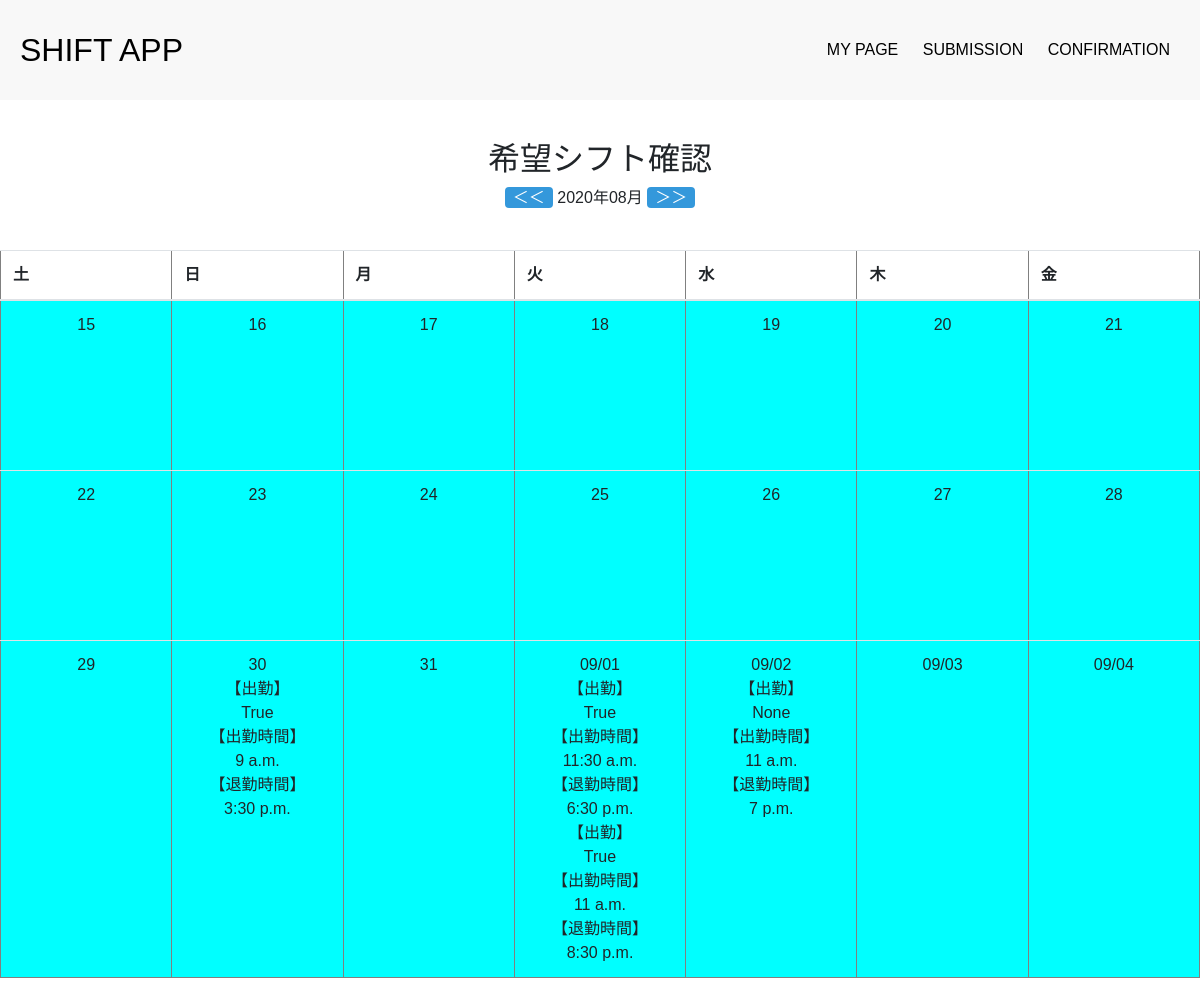
Screenshot of /user/1/month_with_schedule/2020/8/16 (signed in) with the database file from the repository.
### shift/models.py (models this page shows, shortened)
class Shift(models.Model):
    user = models.ForeignKey(settings.AUTH_USER_MODEL, verbose_name='ユーザー', on_delete=models.SET_NULL, blank=True, null=True)
    date = models.DateField('日付')
    is_work = models.BooleanField(verbose_name='出勤', default=False, null=True)
    all_day = models.BooleanField(verbose_name='終日', default=False)
    start_time = models.TimeField(verbose_name='開始時間',default=datetime.time(8,0))
    end_time = models.TimeField(verbose_name='終了時刻',default=datetime.time(17,0))
    create_at = models.DateTimeField(default=timezone.now)

### shift/views.py (the view)
class MonthWithScheduleCalendar(LoginRequiredMixin, mixins.MonthWithScheduleMixin, generic.TemplateView):
    template_name = 'shift/month_with_schedule.html'
    model = Shift
    date_field = 'date'
    def get_context_data(self, **kwargs):
        context = super().get_context_data(**kwargs)
        context['user'] = get_object_or_404(User, pk=self.kwargs['user_pk'])
        calendar_context = self.get_month_calendar()
        context.update(calendar_context)
        return context

### shift/mixins.py (called while the page is built)
    def setup_calendar(self):
        self._calendar = calendar.Calendar(self.first_weekday)

    def get_week_names(self):
        week_names = deque(self.week_names)
        week_names.rotate(-self.first_weekday)
        return week_names

    def get_previous_half(self, date):
        if date.day <= 15:
            if date.month == 1:
                return date.replace(year=date.year-1, month=12, day=16)
            else:
                return date.replace(month=date.month-1, day=16)
        else:
            return date.replace(month=date.month, day=1)

    def get_next_half(self, date):
        if date.day > 15:
            if date.month == 12:
                return date.replace(year=date.year+1, month=1, day=1)
            else:
                return date.replace(month=date.month+1, day=1)
        else:
            return date.replace(month=date.month, day=16)

    def get_half_days(self, date):
        if date.day<=15:
            return [self._calendar.monthdatescalendar(date.year, date.month)[i] for i in range(3)]
        return [self._calendar.monthdatescalendar(date.year, date.month)[i] for i in range(2,5)]

    def get_current_month(self):
        day = self.kwargs.get('day')
        month = self.kwargs.get('month')
        year = self.kwargs.get('year')
        if month and year and day:
            month = datetime.date(year=int(year), month=int(month), day=int(day))
        else:
            month = datetime.date.today().replace(day=1)
        return month

    def get_month_calendar(self):
        self.setup_calendar()
        current_month = self.get_current_month()
        calendar_data = {
            'now': datetime.date.today(),
            'month_half_days': self.get_half_days(current_month),
            'month_current': current_month,
            'half_previous': self.get_previous_half(current_month),
            'half_next': self.get_next_half(current_month),
            'week_names': self.get_week_names(),
        }
        return calendar_data

    def get_month_calendar(self):
        calendar_context = super().get_month_calendar()
        month_days = calendar_context['month_half_days']
        month_first = month_days[0][0]
        month_last = month_days[-1][-1]
        calendar_context['month_day_schedules'] = self.get_month_schedules(
            month_first,
            month_last,
            month_days
        )
        return calendar_context

### shift/templates/shift/month_with_schedule.html (shortened to what this page needs)
{% extends 'account/base.html' %}
{% block body %}
<div class="box">
    <h2>希望シフト確認</h2>
    <a href="{% url 'month_with_schedule' user.pk half_previous.year half_previous.month half_previous.day %}">＜＜</a>
    {{ month_current | date:"Y年m月" }}
    <a href="{% url 'month_with_schedule' user.pk half_next.year half_next.month half_next.day %}">＞＞</a>
</div>
<table class="table" border="1">
    <thead>
        <tr>
            {% for w in week_names %}
            <th>{{ w }}</th>
            {% endfor %}
        </tr>
    </thead>
    <tbody>
        {% for week_day_schedles in month_day_schedules %}
        <tr>
            {% for day, schedules in week_day_schedles.items %}
            {% if now == day %}
            <td class="table-success">
                {% else %}
            <td>
                {% endif %}
                {% if month_current.month != day.month %}
                {{ day | date:"m/d" }}
                {% else %}
                {{ day.day }}
                {% endif %}
                <br>
                {% for schedule in schedules %}
                【出勤】
                <br>
                {{ schedule.is_work }}
                <br>
                【出勤時間】
                <br>
                {{ schedule.start_time }}
                <br>
                【退勤時間】
                <br>
                {{ schedule.end_time }}
                <br>
                {% endfor %}
            </td>
            {% endfor %}
        </tr>
        {% endfor %}
    </tbody>
</table>
{% endblock body %}

### static/css/styles.css (style rules this page uses)
body { margin: 0; padding: 0; font-family: sans-serif; }
.box { margin: 0 auto; width: 80%; padding: 40px; background: white; text-align: center; }
.box a { border: 0; background: #3498db; text-align: center; padding: 2px 8px; outline: none; color: white; border-radius: 4px ; transition: 0.25s; cursor: pointer; }
tbody { width: 100px; }

### shift/templates/shift/month_with_schedule.html (style rules this page uses)
table { table-layout: fixed; }
td { background-color: aqua; height: 170px; text-align: center; overflow: scroll; white-space: nowrap; }

### rows the page displays
Shift: day "30", is_work "True", start_time "9 a.m.", end_time "3:30 p.m."
Shift: day "09/01", is_work "True", start_time "11:30 a.m.", end_time "6:30 p.m."
Shift: is_work "True", start_time "11 a.m.", end_time "8:30 p.m."
Shift: day "09/02", is_work "None", start_time "11 a.m.", end_time "7 p.m."

### other values shown
{{ month_current | date:"Y年m月" }} "2020年08月"
{{ w }} "土" "日" "月" "火" "水" "木" "金"
{{ day.day }} "15" "16" "17" "18" "19" "20" "21" "22" "23" "24" "25" "26" "27" "28" "29" "31"
{{ day | date:"m/d" }} "09/03" "09/04"
